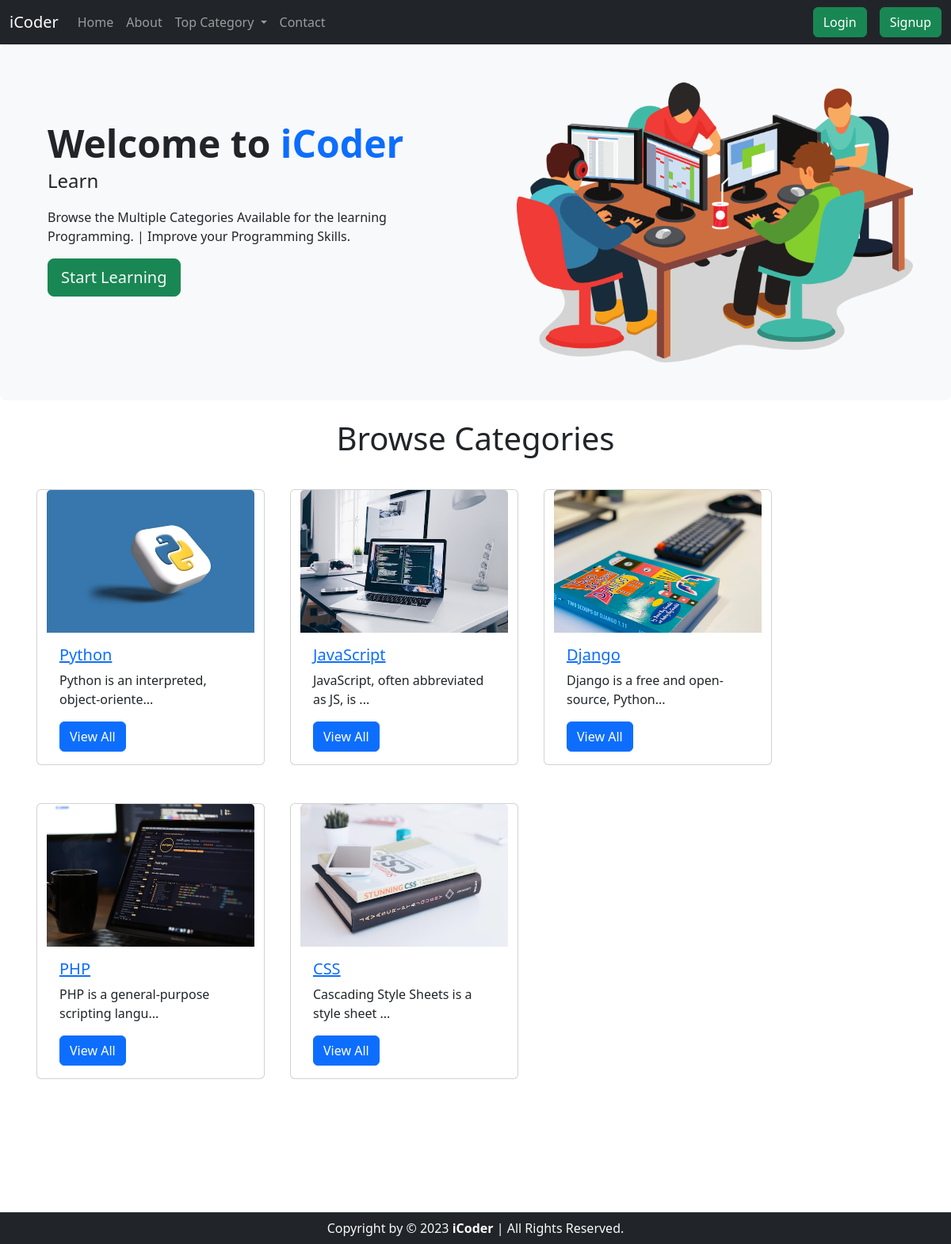
The page / on the database its author committed.
### tables this page shows
CREATE TABLE `categories` (
  `category_id` int(8) NOT NULL,
  `category_name` varchar(30) NOT NULL,
  `category_description` text NOT NULL,
  `timestamp` datetime NOT NULL DEFAULT current_timestamp()
);

### index.php (the view, shortened to what this page needs)
<!doctype html>
<html lang="en">
<head>
    <link href="https://cdn.jsdelivr.net/npm/bootstrap@5.3.0-alpha3/dist/css/bootstrap.min.css" rel="stylesheet"
>
</head>
<body class="body">
    <?php require 'partials/_dbconnect.php';?>
    <?php require 'partials/_navbar.php';?>
    <div class="p-5 mb-4 bg-body-tertiary rounded-3 d-flex" id="left">
        <div class="container-fluid py-5" id="headerleftcontainer">
            <h1 class="display-5 fw-bold d-inline">Welcome to <h1 class="text-primary display-5 fw-bold d-inline">iCoder
                </h1>
            </h1>
            <p class="col-md-8 fs-4">Learn <span id="element" class="text-primary"></span></p>
            <p style="width:500px">Browse the Multiple Categories Available for the learning Programming. | Improve your Programming Skills.</p>
            <button class="btn btn-success btn-lg" type="button"> <a href="#startlearning" class="text-light text-decoration-none d-block">Start Learning</a></button>
        </div>
        <div class="w-50" id="headerrightcontainer">
            <img src="Images/headerimg.png" alt="" width="500px">
        </div>
    </div>
    <div class="container" style="min-height:1000px" id="startlearning">
        <h1 class="text-center my-3">Browse Categories</h1>
        <div class="row">
            <?php
                $sql = "SELECT * FROM `categories`";
                $result = mysqli_query($conn,$sql);
                while($row = mysqli_fetch_assoc($result)){
                    $cat_id = $row['category_id'];
                    $cat_name = $row['category_name'];
                    $cat_desc = $row['category_description'];
                    echo '<div class="card mx-3 my-4" style="width: 18rem;">
                            <img src="Images/card-'.$cat_id.'.jpg" height="180px" class="card-img-top" alt="...">
                        <div class="card-body">
                            <h5 class="card-title"><a href="/iCoder/topic.php?topicid='.$cat_id.'">'.$cat_name.'</a></h5>
                            <p class="card-text">'.substr($cat_desc,0,40).'...</p>
                            <a href="/iCoder/topic.php?topicid='.$cat_id.'" class="btn btn-primary">View All</a>
                        </div>
                        </div>';
                }
            ?>
        </div>
    </div>
    <?php require 'partials/_footer.php';?>
</body>
</html>

### partials/_navbar.php (shortened to what this page needs)
<nav class="navbar navbar-expand-lg navbar-dark bg-dark sticky-top" id="navbarMedia">
    <div class="container-fluid">
        <a class="navbar-brand" href="/iCoder/index.php">iCoder</a>
        <div class="collapse navbar-collapse navbarMedia" id="navbarSupportedContent">
            <ul class="navbar-nav me-auto mb-2 mb-lg-0">
                <li class="nav-item">
                    <a class="nav-link" aria-current="page" href="/iCoder/index.php">Home</a>
                </li>
                <li class="nav-item">
                    <a class="nav-link" href="/iCoder/about.php">About</a>
                </li>
                <li class="nav-item dropdown">
                    <a class="nav-link dropdown-toggle" href="#" role="button" data-bs-toggle="dropdown"
                        aria-expanded="false">
                        Top Category
                    </a>
                </li>
                <li class="nav-item">
                    <a href="/iCoder/contact.php" class="nav-link">Contact</a>
                </li>
            </ul>
            <?php
            if(isset($_SESSION['loggedin']) && $_SESSION['loggedin'] == true ){
                echo '<form class="d-flex" role="search" action="search.php" method="get">
                        <input class="form-control me-2" name="query" type="search" placeholder="Search" aria-label="Search">
                        <button class="btn btn-outline-success" type="submit">Search</button>
                    </form>
                    <p class="text-light my-0 mx-3" id="loginUsername"> Welcome: <b>'.ucfirst($_SESSION['username']).'</b></p>
                    <a href="partials/_logout.php" class="btn btn-danger mx-3" id="logoutBtn">Logout</a>
                    ';
            }
            else{
                echo '
                    <button type="button" class="btn btn-success mx-3" data-bs-toggle="modal" data-bs-target="#loginModal">Login</button>
                    <button type="button" class="btn btn-success" data-bs-toggle="modal" data-bs-target="#signupModal">Signup</button>';
            }
            ?>
        </div>
    </div>
</nav>

### partials/_footer.php
<div class="text-center p-2 bg-dark text-light">
    Copyright by © 2023
    <a class="text-reset fw-bold text-decoration-none" href="/iCdoer/index.php">iCoder</a>
    | All Rights Reserved.
  </div>

### rows shown on the page
categories: shows a picture, category_name "Python", category_description "Python is an interpreted, object-oriente"
categories: shows a picture, category_name "JavaScript", category_description "JavaScript, often abbreviated as JS, is"
categories: shows a picture, category_name "Django", category_description "Django is a free and open-source, Python"
categories: shows a picture, category_name "PHP", category_description "PHP is a general-purpose scripting langu"
categories: shows a picture, category_name "CSS", category_description "Cascading Style Sheets is a style sheet"
